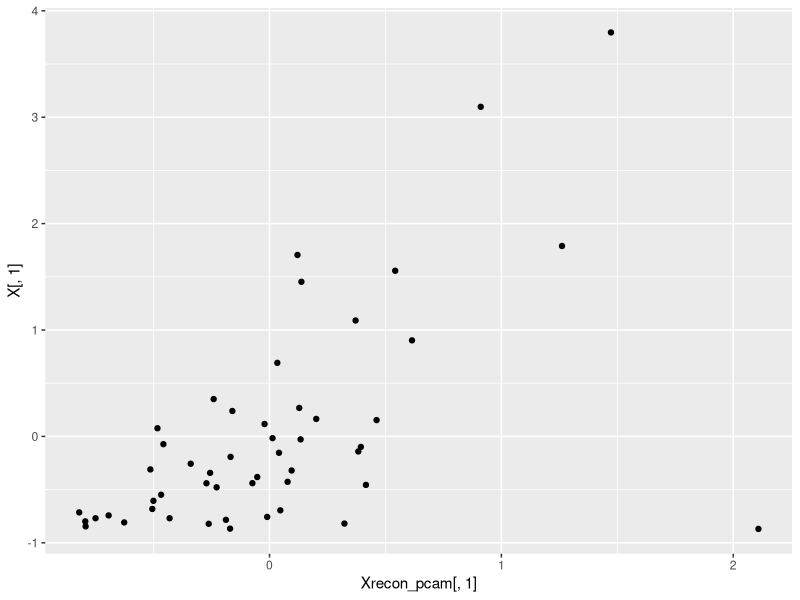
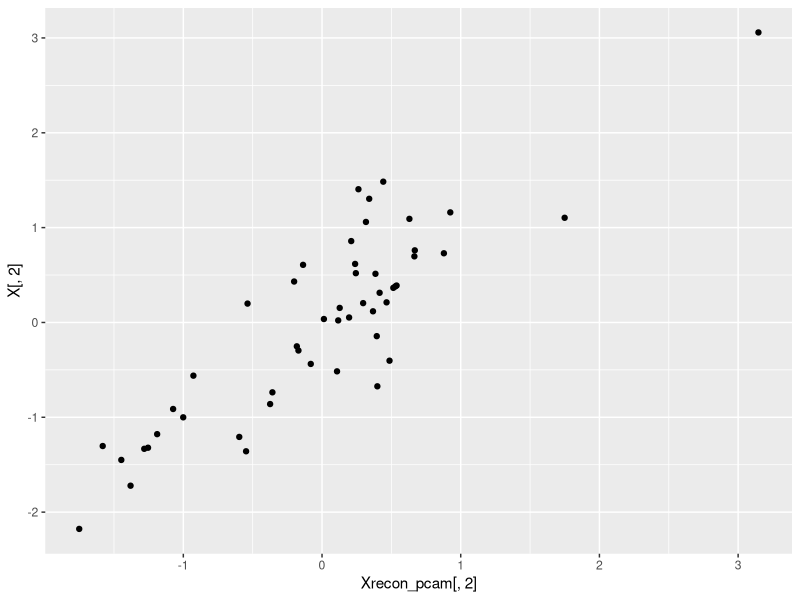
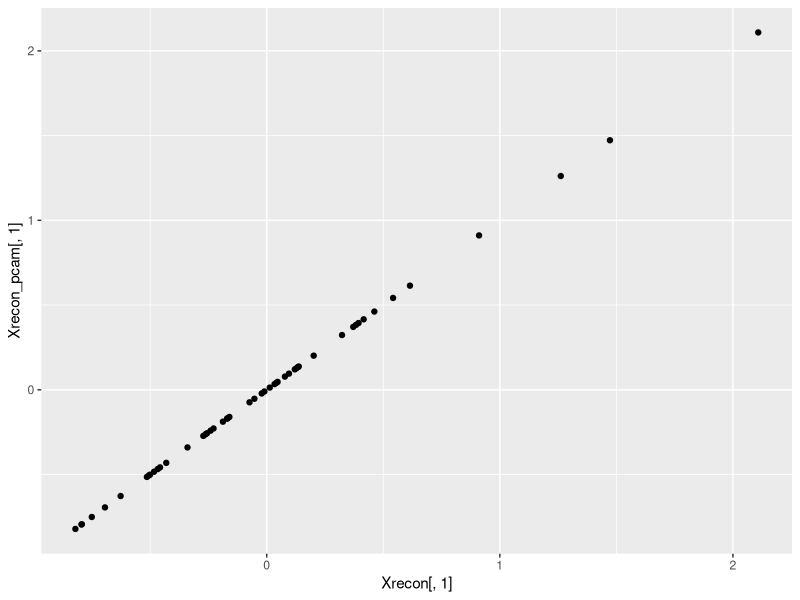

These figures' R source, in order:
## ---- chunk 1
library(tidyverse)

X = scale(state.x77)
## ---- chunk 2
em_pca <- function(
  X,
  nComp = 2,
  tol   = .00001,
  maxits  = 100,
  showits = TRUE
  ) {
  
  # Arguments 
  # X: numeric data
  # nComp: number of components
  # tol = tolerance level
  # maxits: maximum iterations
  # showits: show iterations
  
  
  # starting points and other initializations
  N  = nrow(X)
  D  = ncol(X)
  L  = nComp
  Xt = t(X)
  Z  = t(replicate(L, rnorm(N)))                          # latent variables
  W  = replicate(L, rnorm(D))                             # loadings
  it = 0
  converged = FALSE
    
  if (showits)                                                     
    cat(paste("Iterations of EM:", "\n"))
  
  # while no convergence and we haven't reached our max iterations do this stuff
  while ((!converged) & (it < maxits)) {                           
    Z_old = Z                                      # create 'old' values for comparison
    Z = solve(t(W)%*%W) %*% crossprod(W, Xt)       # E
    W = Xt%*%t(Z) %*% solve(tcrossprod(Z))         # M

    it = it + 1
    
    # if showits, show first and every 5th iteration
    if (showits & (it == 1 | it%%5 == 0))           
      cat(paste(format(it), "...", "\n", sep = ""))
    
    converged = max(abs(Z_old-Z)) <= tol
  }
  
  # calculate reconstruction error
  Xrecon   = W %*% Z
  reconerr = sum((Xrecon - t(X))^2)
  
  # orthogonalize
  W     = pracma::orth(W)     # for orthonormal basis of W; pcaMethods package has also
  evs   = eigen(cov(X %*% W))
  evals = evs$values
  evecs = evs$vectors
  
  W = W %*% evecs
  Z = X %*% W

  if (showits)                                     # Show last iteration
    cat(paste0(format(it), "...", "\n"))
  
  list(
    scores   = Z,
    loadings = W,
    reconerr = reconerr,
    Xrecon   = t(Xrecon)
  )
}
## ---- chunk 3
results_pca = em_pca(
  X = X,
  nComp = 2,
  tol = 1e-12,
  maxit = 1000
)

results_pca
## ---- chunk 4
Xrecon      = results_pca$Xrecon
loadings_em = results_pca$loadings
scores_em   = results_pca$scores
## ---- chunk 5
library(pcaMethods)  # install via BiocManager::install("pcaMethods")

result_pcam = pca(
  X,
  nPcs = 2,
  method = 'svd',
  scale  = 'none',
  center = FALSE
)

loadings_pcam = loadings(result_pcam)
scores_pcam   = scores(result_pcam)
## ---- chunk 6
sum((abs(loadings_pcam) - abs(loadings_em))^2)
abs(round(cbind(scores_pcam, scores_em), 2))
## ---- chunk 7
Xrecon_pcam = scores_pcam %*% t(loadings_pcam)

mean((Xrecon - X)^2)
mean((Xrecon_pcam - X)^2)

mean(abs(Xrecon_pcam - Xrecon))
## ---- chunk 8
qplot(Xrecon_pcam[,1], X[,1])
qplot(Xrecon_pcam[,2], X[,2])
qplot(Xrecon[,1], Xrecon_pcam[,1])
